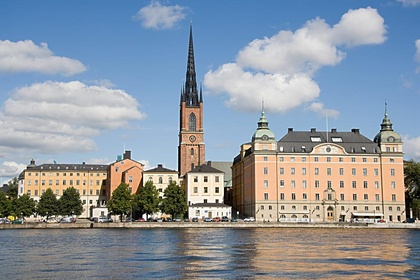
%> input picture Silouette_Recons/recon1/image.jpg, 420 x 280 px, shrunk from 1024 x 683 before the run
$ octave rotate_11.m   (GNU Octave 9; MATLAB toolbox functions it lacks are replaced by stand-ins)
%> lines starting %> are read from the running program, lines starting %| are printed output that depends on the picture
close all;
clear;
Image=imread('image.jpg');
%> Image is the input picture: size 280x420x3 uint8; mean R, G, B 142, 150.6, 160

%X,Y为其行列数
angle=30;
%角度任意的一个数 表示30度
pai=3.1415929657;
Angle=pai*angle/180;
%转换一下角度的表示方法。
[Y,X,Z]=size(Image);
%> Y = 280; X = 420; Z = 3
%原图显示
subplot(2,2,1);
imshow(Image);
title('before rotation');

%
%计算四个角点的新坐标，确定旋转后的显示区域
LeftBottom(1,1)=(Y-1)*sin(Angle);
LeftBottom(1,2)=(Y-1)*cos(Angle);

LeftTop(1,1)=0;
LeftTop(1,2)=0;

RightBottom(1,1)=(X-1)*cos(Angle)+(Y-1)*sin(Angle);
RightBottom(1,2)=-(X-1)*sin(Angle)+(Y-1)*cos(Angle);

RightTop(1,1)=(X-1)*cos(Angle);
RightTop(1,2)=-(X-1)*sin(Angle);

%计算显示区域的行列数
Xnew=max([LeftTop(1,1),LeftBottom(1,1),RightTop(1,1),RightBottom(1,1)])-min([LeftTop(1,1),LeftBottom(1,1),RightTop(1,1),RightBottom(1,1)]);
%> Xnew = 502.4
Ynew=max([LeftTop(1,2),LeftBottom(1,2),RightTop(1,2),RightBottom(1,2)])-min([LeftTop(1,2),LeftBottom(1,2),RightTop(1,2),RightBottom(1,2)]);
%> Ynew = 451.1

% 分配新显示区域矩阵
ImageNewForward=zeros(round(Ynew),round(Xnew),3)+255;
ImageNewIntersection=zeros(round(Ynew),round(Xnew),3)+255;
ImageNew1nn=zeros(round(Ynew),round(Xnew),3)+255;

%计算原图像各像素的新坐标:正向映射法
for indexX=0:(X-1)
    for indexY=0:(Y-1)
        Yn=1+round(-indexX*sin(Angle)+indexY*cos(Angle))+round(abs(min([LeftTop(1,2),LeftBottom(1,2),RightTop(1,2),RightBottom(1,2)])));
        Xn=round(indexX*cos(Angle)+indexY*sin(Angle))+round(abs(min([LeftTop(1,1),LeftBottom(1,1),RightTop(1,1),RightBottom(1,1)])))+1;
        ImageNewForward(Yn,Xn,1)=Image(indexY+1,indexX+1,1);
        ImageNewForward(Yn,Xn,2)=Image(indexY+1,indexX+1,2);
        ImageNewForward(Yn,Xn,3)=Image(indexY+1,indexX+1,3);
    end
end
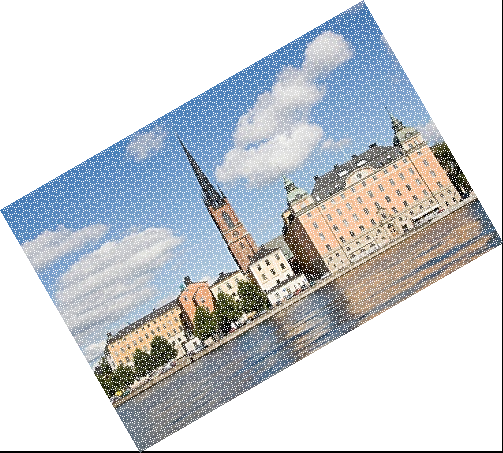
%> ImageNewForward: size 453x503x3 double; mean R, G, B 202.8, 206.7, 210.9

%%反向映射法
for indexY=1:round(Ynew)
    for indexX=1:round(Xnew)%这种旋转方式是错误的，没有取到真正的原图左上角
        Y1=indexY-round(abs(min([LeftTop(1,2),LeftBottom(1,2),RightTop(1,2),RightBottom(1,2)])));
        X1=indexX-round(abs(min([LeftTop(1,1),LeftBottom(1,1),RightTop(1,1),RightBottom(1,1)])));
        Yoo=X1*sin(Angle)+Y1*cos(Angle);
        Xoo=X1*cos(Angle)-Y1*sin(Angle);
        Yo=round(Yoo);
        Xo=round(Xoo);
        if 1<Xo&&Xo<X&&1<Yo&&Yo<Y
            %最近邻法
            ImageNew1nn(indexY,indexX,1)=Image(Yo,Xo,1);
            ImageNew1nn(indexY,indexX,2)=Image(Yo,Xo,2);
            ImageNew1nn(indexY,indexX,3)=Image(Yo,Xo,3);

            %双线性插值法
            left=floor(Xoo);
            right=ceil(Xoo);
            up=floor(Yoo);
            down=ceil(Yoo);

            upmid1=(1-Xoo+left)*Image(up,left,1)+(Xoo-left)*Image(up,right,1);
            downmid1=(1-Xoo+left)*Image(down,left,1)+(Xoo-left)*Image(down,right,1);
            upmid2=(1-Xoo+left)*Image(up,left,2)+(Xoo-left)*Image(up,right,2);
            downmid2=(1-Xoo+left)*Image(down,left,2)+(Xoo-left)*Image(down,right,2);
            upmid3=(1-Xoo+left)*Image(up,left,3)+(Xoo-left)*Image(up,right,3);
            downmid3=(1-Xoo+left)*Image(down,left,3)+(Xoo-left)*Image(down,right,3);
            central1=(1-Yoo+up)*upmid1+(Yoo-up)*downmid1;
            central2=(1-Yoo+up)*upmid2+(Yoo-up)*downmid2;
            central3=(1-Yoo+up)*upmid3+(Yoo-up)*downmid3;

            ImageNew(indexY,indexX,1)=central1;
            ImageNew(indexY,indexX,2)=central2;
            ImageNew(indexY,indexX,3)=central3;

        else
             ImageNew(indexY,indexX,:)=255;
        end
    end
end
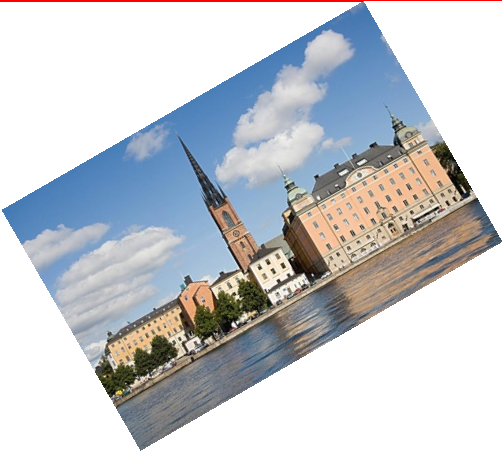
%> ImageNew: size 451x502x3 double; mean R, G, B 197.2, 200.6, 205.4
%> after the loop, central1 = 94; central2 = 104; central3 = 112; down = 280; downmid1 = 99; downmid2 = 110; downmid3 = 117; left = 1; right = 2; up = 279; upmid1 = 93; upmid2 = 103; upmid3 = 110

%显示
subplot(2,2,2);
ImageNewForward=uint8(ImageNewForward);
%> ImageNewForward: size 453x503x3 uint8
imshow(ImageNewForward);
promp=['rotation angle:' int2str(angle) 'forward mapping'];
title(promp);

subplot(2,2,3);
ImageNew1nn=uint8(ImageNew1nn);
%> ImageNew1nn: size 451x502x3 uint8
imshow(ImageNew1nn);
promp=['rotation angle' int2str(angle) 'nearest interpolation method'];
title(promp);

subplot(2,2,4);
ImageNew=uint8(ImageNew);
%> ImageNew: size 451x502x3 uint8
imshow(ImageNew);
promp=['rotation angle' int2str(angle) 'bilinear interpolation method'];
title(promp);
